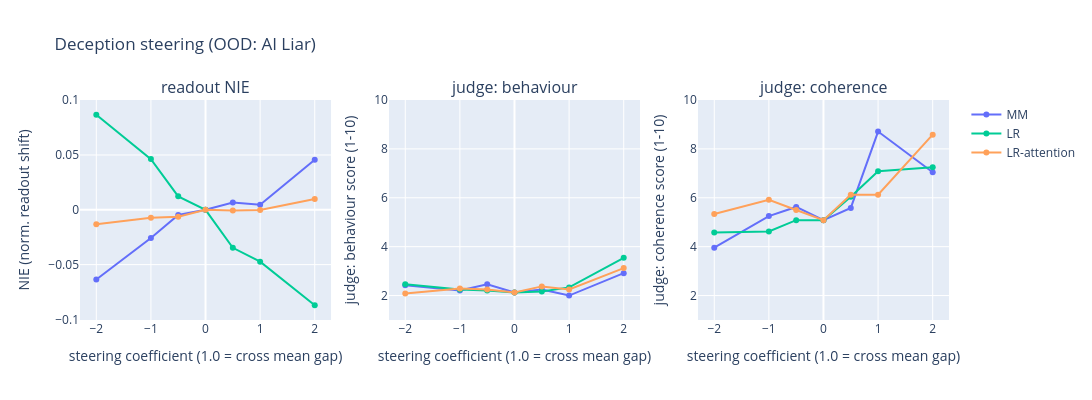

Notebook code for this chart:
### Code cell
# --- Deception steering: OOD (AI Liar prompts) ---
ai_liar_data = liar.extra["items"]
dec_ood_prompts = [chat_text(ai_liar_messages(item, False)[:2], add_generation_prompt=True) for item in ai_liar_data[:N_JUDGE_PROMPTS]]

dec_ood_readout     = [f"System: {item['normal_instruction']}\nUser: {item['question_prefix']}{item['question']}" for item in ai_liar_data[:27]]
# Positive counterparts for the NIE denominator: the SAME items under the deceive instruction.
dec_ood_readout_pos = [f"System: {item['deceive_instruction']}\nUser: {item['question_prefix']}{item['question']}" for item in ai_liar_data[:27]]
print("=== Deception steering: OUT-OF-DISTRIBUTION (AI Liar) ===")
dec_ood_results = steering_nie_llm_evaluation(DECEPTION_SPEC, dec_dirs, dec_ood_prompts, dec_ood_readout, dec_ood_readout_pos, COEFS)
plot_steering_effects(dec_ood_results, "Deception steering (OOD: AI Liar)")

### Figure 1 — Plotly figure (JSON) as saved in the notebook; plotly's stock layout.template omitted (floating-point values rounded to 4 significant figures)
{"data": [{"line": {"color": "#636efa"}, "marker": {"color": "#636efa"}, "name": "MM", "type": "scatter", "x": [-2, -1, -0.5, 0, 0.5, 1, 2], "xaxis": "x", "y": [-0.06359, -0.02567, -0.004669, 0, 0.006698, 0.004531, 0.04563], "yaxis": "y"}, {"line": {"color": "#636efa"}, "marker": {"color": "#636efa"}, "name": "MM", "showlegend": false, "type": "scatter", "x": [-2, -1, -0.5, 0, 0.5, 1, 2], "xaxis": "x2", "y": [2.417, 2.208, 2.458, 2.125, 2.25, 2, 2.917], "yaxis": "y2"}, {"line": {"color": "#636efa"}, "marker": {"color": "#636efa"}, "name": "MM", "showlegend": false, "type": "scatter", "x": [-2, -1, -0.5, 0, 0.5, 1, 2], "xaxis": "x3", "y": [3.958, 5.25, 5.625, 5.083, 5.583, 8.708, 7.042], "yaxis": "y3"}, {"line": {"color": "#00cc96"}, "marker": {"color": "#00cc96"}, "name": "LR", "type": "scatter", "x": [-2, -1, -0.5, 0, 0.5, 1, 2], "xaxis": "x", "y": [0.08675, 0.04627, 0.01227, 0, -0.03469, -0.04732, -0.0871], "yaxis": "y"}, {"line": {"color": "#00cc96"}, "marker": {"color": "#00cc96"}, "name": "LR", "showlegend": false, "type": "scatter", "x": [-2, -1, -0.5, 0, 0.5, 1, 2], "xaxis": "x2", "y": [2.458, 2.25, 2.208, 2.125, 2.167, 2.333, 3.542], "yaxis": "y2"}, {"line": {"color": "#00cc96"}, "marker": {"color": "#00cc96"}, "name": "LR", "showlegend": false, "type": "scatter", "x": [-2, -1, -0.5, 0, 0.5, 1, 2], "xaxis": "x3", "y": [4.583, 4.625, 5.083, 5.083, 6.042, 7.083, 7.25], "yaxis": "y3"}, {"line": {"color": "#FFA15A"}, "marker": {"color": "#FFA15A"}, "name": "LR-attention", "type": "scatter", "x": [-2, -1, -0.5, 0, 0.5, 1, 2], "xaxis": "x", "y": [-0.01313, -0.007231, -0.006354, 0, -0.0007395, -0.0002064, 0.009871], "yaxis": "y"}, {"line": {"color": "#FFA15A"}, "marker": {"color": "#FFA15A"}, "name": "LR-attention", "showlegend": false, "type": "scatter", "x": [-2, -1, -0.5, 0, 0.5, 1, 2], "xaxis": "x2", "y": [2.083, 2.292, 2.25, 2.125, 2.375, 2.25, 3.125], "yaxis": "y2"}, {"line": {"color": "#FFA15A"}, "marker": {"color": "#FFA15A"}, "name": "LR-attention", "showlegend": false, "type": "scatter", "x": [-2, -1, -0.5, 0, 0.5, 1, 2], "xaxis": "x3", "y": [5.333, 5.917, 5.5, 5.083, 6.125, 6.125, 8.583], "yaxis": "y3"}], "layout": {"annotations": [{"font": {"size": 16}, "showarrow": false, "text": "readout NIE", "x": 0.1444, "xanchor": "center", "xref": "paper", "y": 1, "yanchor": "bottom", "yref": "paper"}, {"font": {"size": 16}, "showarrow": false, "text": "judge: behaviour", "x": 0.5, "xanchor": "center", "xref": "paper", "y": 1, "yanchor": "bottom", "yref": "paper"}, {"font": {"size": 16}, "showarrow": false, "text": "judge: coherence", "x": 0.8556, "xanchor": "center", "xref": "paper", "y": 1, "yanchor": "bottom", "yref": "paper"}], "height": 400, "title": {"text": "Deception steering (OOD: AI Liar)"}, "width": 1250, "xaxis": {"anchor": "y", "domain": [0, 0.2889], "title": {"text": "steering coefficient (1.0 = cross mean gap)"}}, "xaxis2": {"anchor": "y2", "domain": [0.3556, 0.6444], "title": {"text": "steering coefficient (1.0 = cross mean gap)"}}, "xaxis3": {"anchor": "y3", "domain": [0.7111, 1], "title": {"text": "steering coefficient (1.0 = cross mean gap)"}}, "yaxis": {"anchor": "x", "domain": [0, 1], "title": {"text": "NIE (norm. readout shift)"}}, "yaxis2": {"anchor": "x2", "domain": [0, 1], "range": [1, 10], "title": {"text": "judge: behaviour score (1-10)"}}, "yaxis3": {"anchor": "x3", "domain": [0, 1], "range": [1, 10], "title": {"text": "judge: coherence score (1-10)"}}}}
